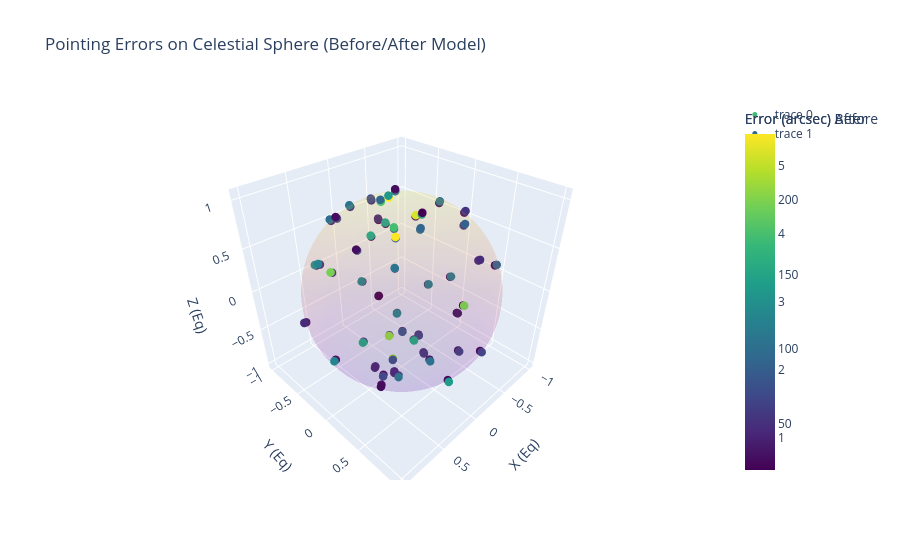

Notebook cell for this chart:
### Code cell
# Define the pointing model functions
def delta_ha(params, h, delta):
    IH, CH, NP, MA, ME, TF = params
    return (IH + CH / np.cos(delta) + NP * np.tan(delta) +
            MA * np.tan(delta) + ME * np.cos(h) + TF * np.cos(h) * np.sin(delta))

def delta_dec(params, h, delta):
    ID, CH, NP, MA, ME = params  # TF not used in Dec for this simplified model
    return (ID + CH * np.tan(delta) * np.sin(h) + NP * np.cos(h) +
            MA * np.cos(h) + ME * np.sin(h) * np.tan(delta))

# Combined function for curve_fit (fits both ΔHA and ΔDec simultaneously)
def pointing_model(xy, IH, ID, CH, NP, MA, ME, TF):
    h, delta = xy
    dha = delta_ha([IH, CH, NP, MA, ME, TF], h, delta)
    ddec = delta_dec([ID, CH, NP, MA, ME], h, delta)
    return np.concatenate((dha, ddec))

# Simulate sample data (replace with real: h in radians, delta in radians, errors in arcsec)
np.random.seed(42)
n_points = 50
h = np.random.uniform(-np.pi, np.pi, n_points)  # HA from -180° to 180°
delta = np.random.uniform(-np.pi/2 + 0.1, np.pi/2 - 0.1, n_points)  # Dec from -89° to 89°

# True parameters for simulation
true_params = [10, 5, 15, 20, -10, 8, 12]  # IH, ID, CH, NP, MA, ME, TF in arcsec
xy = (h, delta)
measured_errors = pointing_model(xy, *true_params) + np.random.normal(0, 2, 2*n_points)  # Add noise
measured_dha = measured_errors[:n_points]
measured_ddec = measured_errors[n_points:]

# Fit the model
p0 = np.zeros(7)  # Initial guess
popt, pcov = curve_fit(pointing_model, xy, measured_errors, p0=p0)
print("Fitted parameters (IH, ID, CH, NP, MA, ME, TF):", popt)

# Compute residuals before and after
pred_errors = pointing_model(xy, *popt)
pred_dha = pred_errors[:n_points]
pred_ddec = pred_errors[n_points:]
residual_dha = measured_dha - pred_dha
residual_ddec = measured_ddec - pred_ddec
error_mag_before = np.sqrt(measured_dha**2 + measured_ddec**2)
error_mag_after = np.sqrt(residual_dha**2 + residual_ddec**2)

# Visualize on 3D sphere with Plotly (sky dome)
# Convert to Cartesian for 3D plot
x = np.cos(delta) * np.cos(h)
y = np.cos(delta) * np.sin(h)
z = np.sin(delta)

fig = go.Figure()

# Before correction
fig.add_trace(go.Scatter3d(x=x, y=y, z=z, mode='markers',
                           marker=dict(size=5, color=error_mag_before, colorscale='Viridis',
                                       colorbar=dict(title='Error (arcsec) Before'))))

# After correction (offset slightly for visibility)
fig.add_trace(go.Scatter3d(x=x + 0.05, y=y + 0.05, z=z + 0.05, mode='markers',
                           marker=dict(size=5, color=error_mag_after, colorscale='Viridis',
                                       colorbar=dict(title='Error (arcsec) After'))))

# Add unit sphere for context
theta = np.linspace(0, 2*np.pi, 100)
phi = np.linspace(0, np.pi, 100)
theta, phi = np.meshgrid(theta, phi)
sphere_x = np.sin(phi) * np.cos(theta)
sphere_y = np.sin(phi) * np.sin(theta)
sphere_z = np.cos(phi)
fig.add_trace(go.Surface(x=sphere_x, y=sphere_y, z=sphere_z, opacity=0.1, showscale=False))

fig.update_layout(title='Pointing Errors on Celestial Sphere (Before/After Model)',
                  scene=dict(xaxis_title='X (Eq)', yaxis_title='Y (Eq)', zaxis_title='Z (Eq)'))
fig.show()

### Figure 1 — Plotly figure (JSON) as saved in the notebook; plotly's stock layout.template omitted (floating-point values rounded to 4 significant figures; data arrays with more than 128 entries replaced by an {"elided": "..."} marker saying what was removed)
{"data": [{"marker": {"color": [173.0, 25.8, 133.8, 92.76, 23.73, 94.11, 35.46, 30.72, 54.23, 21.2, 20.9, 23.14, 51.19, 24.49, 27.12, 24.47, 48.09, 65.58, 49.49, 244.2, 60.74, 28.83, 205.6, 60.59, 47.94, 39.29, 42.04, 24.41, 25.69, 28.64, 88.52, 25.17, 20.13, 42.59, 18.74, 22.7, 43.09, 27.23, 93.8, 35.13, 41.29, 51.81, 28.62, 20.2, 48.4, 28.29, 32.64, 29.83, 43.46, 58.54], "colorbar": {"title": {"text": "Error (arcsec) Before"}}, "colorscale": [[0, "#440154"], [0.1111, "#482878"], [0.2222, "#3e4989"], [0.3333, "#31688e"], [0.4444, "#26828e"], [0.5556, "#1f9e89"], [0.6667, "#35b779"], [0.7778, "#6ece58"], [0.8889, "#b5de2b"], [1, "#fde725"]], "size": 5}, "mode": "markers", "type": "scatter3d", "x": [0.1328, -0.6572, 0.03098, 0.324, -0.5338, -0.1804, -0.3293, -0.4175, 0.1859, 0.2268, -0.939, -0.7683, -0.2811, -0.2139, -0.3321, -0.4031, 0.1645, 0.6226, 0.2856, 0.03538, 0.5312, -0.4046, 0.03035, 0.4003, 0.7895, -0.1713, -0.2171, 0.3112, 0.7647, -0.4087, 0.3759, -0.4477, -0.8064, -0.2686, -0.8296, -0.3123, 0.2626, -0.7515, 0.168, 0.927, -0.3144, 0.8093, -0.7032, -0.8284, 0.03853, 0.5223, 0.3773, 0.9696, 0.1664, -0.1613], "y": [-0.1336, 0.2103, 0.2726, 0.2312, -0.7965, -0.269, -0.1258, 0.4665, 0.137, 0.8408, -0.1221, 0.147, 0.4933, -0.8871, -0.7272, -0.9065, -0.4638, 0.09764, -0.1302, -0.1335, 0.4499, -0.4859, -0.1119, -0.4463, -0.2236, 0.7625, -0.6635, 0.02791, 0.5017, -0.1228, 0.3013, -0.8208, -0.3493, 0.08935, 0.182, 0.8127, -0.735, -0.5294, 0.3833, -0.366, -0.3029, -0.02453, -0.1543, 0.5307, -0.6977, 0.8526, -0.9237, 0.1229, 0.0503, -0.3719], "z": [0.9821, 0.7238, 0.9616, 0.9174, 0.284, 0.9461, -0.9358, -0.7798, -0.973, -0.4915, -0.3216, -0.623, 0.8232, -0.409, -0.6007, 0.1253, -0.8705, 0.7764, -0.9495, 0.9904, 0.7179, -0.7747, -0.9933, 0.8004, 0.5716, 0.6238, 0.7159, -0.9499, -0.4044, -0.9044, 0.8763, 0.3548, -0.4772, -0.9591, -0.5278, -0.4919, 0.6252, 0.3937, 0.9082, -0.08164, -0.8997, 0.5869, 0.6941, 0.1793, 0.7153, -0.01825, 0.06682, -0.2115, -0.9848, -0.9142]}, {"marker": {"color": [2.201, 1.279, 0.5267, 3.984, 3.132, 0.6746, 3.382, 1.475, 2.615, 3.254, 2.312, 0.8218, 2.05, 2.598, 0.5461, 3.255, 3.367, 0.7025, 1.049, 3.161, 2.466, 2.582, 1.748, 0.6947, 2.768, 1.144, 1.56, 1.693, 0.6642, 1.489, 5.467, 1.003, 2.386, 1.331, 4.422, 1.568, 2.316, 5.138, 2.144, 1.148, 1.785, 4.447, 2.276, 2.064, 2.427, 2.353, 2.869, 2.776, 1.105, 4.603], "colorbar": {"title": {"text": "Error (arcsec) After"}}, "colorscale": [[0, "#440154"], [0.1111, "#482878"], [0.2222, "#3e4989"], [0.3333, "#31688e"], [0.4444, "#26828e"], [0.5556, "#1f9e89"], [0.6667, "#35b779"], [0.7778, "#6ece58"], [0.8889, "#b5de2b"], [1, "#fde725"]], "size": 5}, "mode": "markers", "type": "scatter3d", "x": [0.1828, -0.6072, 0.08098, 0.374, -0.4838, -0.1304, -0.2793, -0.3675, 0.2359, 0.2768, -0.889, -0.7183, -0.2311, -0.1639, -0.2821, -0.3531, 0.2145, 0.6726, 0.3356, 0.08538, 0.5812, -0.3546, 0.08035, 0.4503, 0.8395, -0.1213, -0.1671, 0.3612, 0.8147, -0.3587, 0.4259, -0.3977, -0.7564, -0.2186, -0.7796, -0.2623, 0.3126, -0.7015, 0.218, 0.977, -0.2644, 0.8593, -0.6532, -0.7784, 0.08853, 0.5723, 0.4273, 1.02, 0.2164, -0.1113], "y": [-0.08356, 0.2603, 0.3226, 0.2812, -0.7465, -0.219, -0.07583, 0.5165, 0.187, 0.8908, -0.07212, 0.197, 0.5433, -0.8371, -0.6772, -0.8565, -0.4138, 0.1476, -0.08017, -0.08352, 0.4999, -0.4359, -0.06194, -0.3963, -0.1736, 0.8125, -0.6135, 0.07791, 0.5517, -0.07277, 0.3513, -0.7708, -0.2993, 0.1393, 0.232, 0.8627, -0.685, -0.4794, 0.4333, -0.316, -0.2529, 0.02547, -0.1043, 0.5807, -0.6477, 0.9026, -0.8737, 0.1729, 0.1003, -0.3219], "z": [1.032, 0.7738, 1.012, 0.9674, 0.334, 0.9961, -0.8858, -0.7298, -0.923, -0.4415, -0.2716, -0.573, 0.8732, -0.359, -0.5507, 0.1753, -0.8205, 0.8264, -0.8995, 1.04, 0.7679, -0.7247, -0.9433, 0.8504, 0.6216, 0.6738, 0.7659, -0.8999, -0.3544, -0.8544, 0.9263, 0.4048, -0.4272, -0.9091, -0.4778, -0.4419, 0.6752, 0.4437, 0.9582, -0.03164, -0.8497, 0.6369, 0.7441, 0.2293, 0.7653, 0.03175, 0.1168, -0.1615, -0.9348, -0.8642]}, {"opacity": 0.1, "showscale": false, "type": "surface", "x": {"elided": "100x100 float values"}, "y": {"elided": "100x100 float values"}, "z": {"elided": "100x100 float values"}}], "layout": {"scene": {"xaxis": {"title": {"text": "X (Eq)"}}, "yaxis": {"title": {"text": "Y (Eq)"}}, "zaxis": {"title": {"text": "Z (Eq)"}}}, "title": {"text": "Pointing Errors on Celestial Sphere (Before/After Model)"}}}
